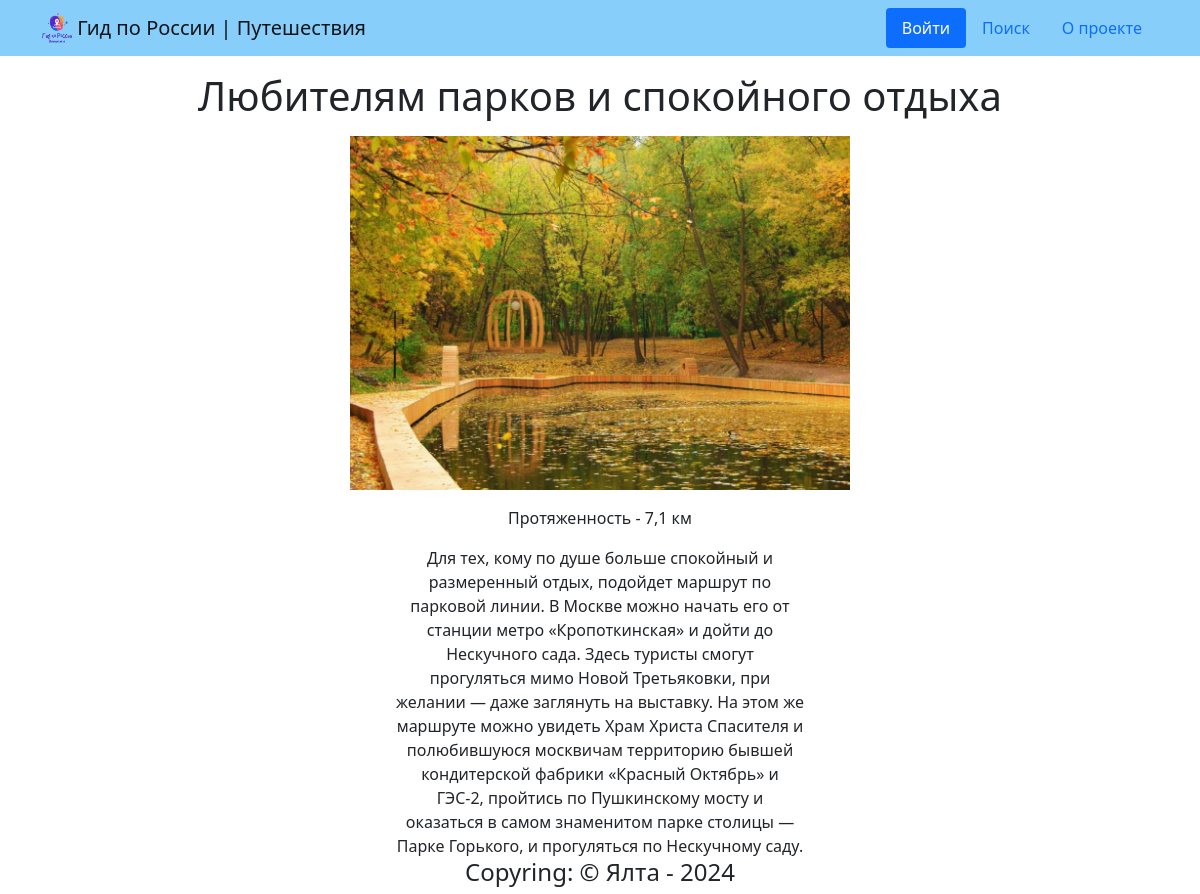
The page /route/2 on the database its author committed.
### data/route.py (models this page shows)
class Route(SqlAlchemyBase, UserMixin):
    __tablename__ = 'routes'
    id = sqlalchemy.Column(sqlalchemy.Integer,
                           primary_key=True, autoincrement=True)
    region = sqlalchemy.Column(sqlalchemy.String, nullable=True)
    title = sqlalchemy.Column(sqlalchemy.String, nullable=True)
    duration = sqlalchemy.Column(sqlalchemy.String, nullable=True)
    image = sqlalchemy.Column(sqlalchemy.String, nullable=True)
    info = sqlalchemy.Column(sqlalchemy.String, nullable=True)
    map_api = sqlalchemy.Column(sqlalchemy.String, nullable=True)
    def get_list(self):
        return [self.id, self.region, self.title, self.duration, self.image, self.info, self.map_api]

### guide.py (the view)
@app.route('/route/<int:route_id>')
def route(route_id):
    db_sess = db_session.create_session()
    route_list = db_sess.query(Route).filter(Route.id == route_id).first().get_list()
    return render_template('route.html', route_list=route_list)

### data/db_session.py (called while the page is built)
def create_session() -> Session:
    global __factory
    return __factory()

### templates/route.html (shortened to what this page needs)
{% extends 'base.html' %}
{% block content %}
<div class="route">
    <p><h1>{{ route_list[2] }}</h1></p>
    <img style="width: 500px;" src="{{ url_for('static', filename=route_list[4]) }}">
    <p><div>Протяженность - {{ route_list[3] }}</div></p>
    <div style="margin-left: 33%; margin-right: 33%;">{{ route_list[5] }}</div>
</div>
{% endblock %}

### static/css/style.css (style rules this page uses)
body { margin:0px; padding:0px; }
.route { text-align: center; }

### rows shown on the page
Route: title "Любителям парков и спокойного отдыха", image (picture), duration "7,1 км", info "Для тех, кому по душе больше спокойный и размеренный отдых, подойдет маршрут по парковой линии. В Москве можно начать его от станции метро «Кропоткинская» и дойти до Нескучного сада. Здесь туристы смогут прогуляться мимо Новой Третьяковки, при желании — даже заглянуть на выставку. На этом же маршруте можно увидеть Храм Христа Спасителя и полюбившуюся москвичам территорию бывшей кондитерской фабрики «Красный Октябрь» и ГЭС-2, пройтись по Пушкинскому мосту и оказаться в самом знаменитом парке столицы — Парке Горького, и прогуляться по Нескучному саду."
